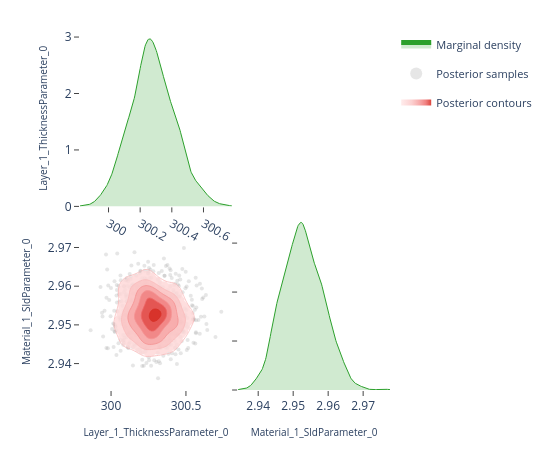

Write notebook code for a chart like this one.
### Code cell
# ---- Pairwise focus: thickness vs SLD ---------------------------------------
# A 2-parameter corner plot zooms in on the joint posterior for a specific
# pair.  This is the same view the EasyReflectometryApp's "2D Heatmap"
# sub-tab uses to inspect parameter degeneracies.


params_of_interest = ['Layer_1_ThicknessParameter_0', 'Material_1_SldParameter_0']
idx = [posterior.param_names.index(p) for p in params_of_interest]
subset_draws = np.asarray(posterior.draws)[:, idx]

fig = plot_corner(subset_draws, params_of_interest)
fig.show()

### Figure 1 — Plotly figure (JSON) as saved in the notebook; plotly's stock layout.template omitted (floating-point values rounded to 4 significant figures; data arrays with more than 128 entries replaced by an {"elided": "..."} marker saying what was removed)
{"data": [{"fill": "tozeroy", "fillcolor": "rgba(44, 160, 44, 0.22)", "hoverinfo": "skip", "legendgroup": "marginal", "line": {"color": "rgb(44, 160, 44)", "width": 1}, "mode": "lines", "name": "Marginal density", "showlegend": true, "type": "scatter", "x": {"elided": "256 float values"}, "xaxis": "x", "y": {"elided": "256 float values"}, "yaxis": "y"}, {"hoverinfo": "skip", "legendgroup": "scatter", "marker": {"color": "rgba(140, 140, 140, 0.22)", "size": 4}, "mode": "markers", "name": "Posterior samples", "showlegend": true, "type": "scatter", "x": {"elided": "720 float values"}, "xaxis": "x3", "y": {"elided": "720 float values"}, "yaxis": "y3", "zorder": 0}, {"colorscale": [[0.0, "rgba(255, 224, 224, 0.62)"], [0.35, "rgba(250, 188, 188, 0.70)"], [0.6, "rgba(245, 148, 148, 0.78)"], [0.82, "rgba(237, 104, 104, 0.84)"], [1.0, "rgba(215, 48, 39, 0.90)"]], "connectgaps": false, "contours": {"coloring": "fill", "end": 177.1, "showlabels": false, "showlines": false, "size": 27.97, "start": 37.29}, "hoverinfo": "skip", "legendgroup": "contour", "name": "Posterior contours", "showlegend": true, "showscale": false, "type": "contour", "x": [299.8, 299.8, 299.8, 299.9, 299.9, 299.9, 299.9, 299.9, 299.9, 299.9, 299.9, 300.0, 300.0, 300.0, 300.0, 300.0, 300.0, 300.0, 300.0, 300.1, 300.1, 300.1, 300.1, 300.1, 300.1, 300.1, 300.1, 300.1, 300.2, 300.2, 300.2, 300.2, 300.2, 300.2, 300.2, 300.2, 300.3, 300.3, 300.3, 300.3, 300.3, 300.3, 300.3, 300.3, 300.4, 300.4, 300.4, 300.4, 300.4, 300.4, 300.4, 300.4, 300.5, 300.5, 300.5, 300.5, 300.5, 300.5, 300.5, 300.5, 300.5, 300.6, 300.6, 300.6, 300.6, 300.6, 300.6, 300.6, 300.6, 300.7, 300.7, 300.7, 300.7, 300.7, 300.7, 300.7, 300.7, 300.8, 300.8, 300.8], "xaxis": "x3", "y": [2.934, 2.935, 2.935, 2.936, 2.936, 2.937, 2.938, 2.938, 2.939, 2.939, 2.94, 2.94, 2.941, 2.941, 2.942, 2.942, 2.943, 2.944, 2.944, 2.945, 2.945, 2.946, 2.946, 2.947, 2.947, 2.948, 2.949, 2.949, 2.95, 2.95, 2.951, 2.951, 2.952, 2.952, 2.953, 2.953, 2.954, 2.955, 2.955, 2.956, 2.956, 2.957, 2.957, 2.958, 2.958, 2.959, 2.96, 2.96, 2.961, 2.961, 2.962, 2.962, 2.963, 2.963, 2.964, 2.964, 2.965, 2.966, 2.966, 2.967, 2.967, 2.968, 2.968, 2.969, 2.969, 2.97, 2.971, 2.971, 2.972, 2.972, 2.973, 2.973, 2.974, 2.974, 2.975, 2.975, 2.976, 2.977, 2.977, 2.978], "yaxis": "y3", "z": {"elided": "80x80 float values"}, "zmax": 177.1, "zmin": 37.29, "zorder": 1}, {"colorscale": [[0.0, "rgba(250, 188, 188, 0.94)"], [0.35, "rgba(250, 188, 188, 0.94)"], [0.35, "rgba(245, 148, 148, 0.95)"], [0.6, "rgba(245, 148, 148, 0.95)"], [0.6, "rgba(237, 104, 104, 0.96)"], [0.82, "rgba(237, 104, 104, 0.96)"], [0.82, "rgba(215, 48, 39, 0.98)"], [1.0, "rgba(215, 48, 39, 0.98)"]], "contours": {"coloring": "lines", "end": 177.1, "showlabels": false, "size": 27.97, "start": 37.29}, "hoverinfo": "skip", "legendgroup": "contour", "line": {"width": 0.9}, "showlegend": false, "showscale": false, "type": "contour", "x": [299.8, 299.8, 299.8, 299.9, 299.9, 299.9, 299.9, 299.9, 299.9, 299.9, 299.9, 300.0, 300.0, 300.0, 300.0, 300.0, 300.0, 300.0, 300.0, 300.1, 300.1, 300.1, 300.1, 300.1, 300.1, 300.1, 300.1, 300.1, 300.2, 300.2, 300.2, 300.2, 300.2, 300.2, 300.2, 300.2, 300.3, 300.3, 300.3, 300.3, 300.3, 300.3, 300.3, 300.3, 300.4, 300.4, 300.4, 300.4, 300.4, 300.4, 300.4, 300.4, 300.5, 300.5, 300.5, 300.5, 300.5, 300.5, 300.5, 300.5, 300.5, 300.6, 300.6, 300.6, 300.6, 300.6, 300.6, 300.6, 300.6, 300.7, 300.7, 300.7, 300.7, 300.7, 300.7, 300.7, 300.7, 300.8, 300.8, 300.8], "xaxis": "x3", "y": [2.934, 2.935, 2.935, 2.936, 2.936, 2.937, 2.938, 2.938, 2.939, 2.939, 2.94, 2.94, 2.941, 2.941, 2.942, 2.942, 2.943, 2.944, 2.944, 2.945, 2.945, 2.946, 2.946, 2.947, 2.947, 2.948, 2.949, 2.949, 2.95, 2.95, 2.951, 2.951, 2.952, 2.952, 2.953, 2.953, 2.954, 2.955, 2.955, 2.956, 2.956, 2.957, 2.957, 2.958, 2.958, 2.959, 2.96, 2.96, 2.961, 2.961, 2.962, 2.962, 2.963, 2.963, 2.964, 2.964, 2.965, 2.966, 2.966, 2.967, 2.967, 2.968, 2.968, 2.969, 2.969, 2.97, 2.971, 2.971, 2.972, 2.972, 2.973, 2.973, 2.974, 2.974, 2.975, 2.975, 2.976, 2.977, 2.977, 2.978], "yaxis": "y3", "z": {"elided": "80x80 float values"}, "zmax": 177.1, "zmin": 37.29, "zorder": 2}, {"fill": "tozeroy", "fillcolor": "rgba(44, 160, 44, 0.22)", "hoverinfo": "skip", "legendgroup": "marginal", "line": {"color": "rgb(44, 160, 44)", "width": 1}, "mode": "lines", "name": "Marginal density", "showlegend": false, "type": "scatter", "x": {"elided": "256 float values"}, "xaxis": "x4", "y": {"elided": "256 float values"}, "yaxis": "y4"}], "layout": {"height": 450, "legend": {"font": {"size": 11}, "itemsizing": "constant", "orientation": "v", "x": 1.02, "xanchor": "left", "y": 1.0, "yanchor": "top"}, "margin": {"b": 60, "l": 80, "r": 160, "t": 30}, "plot_bgcolor": "white", "showlegend": true, "width": 550, "xaxis": {"anchor": "y", "domain": [0.0, 0.49], "showgrid": false, "ticks": "outside", "zeroline": false}, "xaxis2": {"anchor": "y2", "domain": [0.51, 1.0], "showgrid": false, "ticks": "outside", "visible": false, "zeroline": false}, "xaxis3": {"anchor": "y3", "domain": [0.0, 0.49], "showgrid": false, "ticks": "outside", "title": {"font": {"size": 10}, "text": "Layer_1_ThicknessParameter_0"}, "zeroline": false}, "xaxis4": {"anchor": "y4", "domain": [0.51, 1.0], "showgrid": false, "ticks": "outside", "title": {"font": {"size": 10}, "text": "Material_1_SldParameter_0"}, "zeroline": false}, "yaxis": {"anchor": "x", "domain": [0.51, 1.0], "showgrid": false, "ticks": "outside", "title": {"font": {"size": 10}, "text": "Layer_1_ThicknessParameter_0"}, "zeroline": false}, "yaxis2": {"anchor": "x2", "domain": [0.51, 1.0], "showgrid": false, "ticks": "outside", "visible": false, "zeroline": false}, "yaxis3": {"anchor": "x3", "domain": [0.0, 0.49], "showgrid": false, "ticks": "outside", "title": {"font": {"size": 10}, "text": "Material_1_SldParameter_0"}, "zeroline": false}, "yaxis4": {"anchor": "x4", "domain": [0.0, 0.49], "showgrid": false, "showticklabels": false, "ticks": "outside", "zeroline": false}}}
